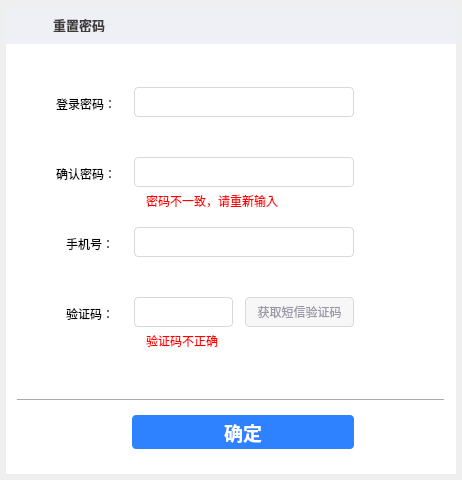
<?xml version="1.0" encoding="UTF-8"?>
<ui version="4.0">
 <class>resetDialog</class>
 <widget class="QDialog" name="resetDialog">
  <property name="geometry">
   <rect>
    <x>0</x>
    <y>0</y>
    <width>462</width>
    <height>480</height>
   </rect>
  </property>
  <property name="windowTitle">
   <string>Dialog</string>
  </property>
  <widget class="QWidget" name="widget" native="true">
   <property name="geometry">
    <rect>
     <x>6</x>
     <y>6</y>
     <width>450</width>
     <height>468</height>
    </rect>
   </property>
   <property name="styleSheet">
    <string notr="true">background-color:white;</string>
   </property>
   <widget class="QWidget" name="widget_2" native="true">
    <property name="geometry">
     <rect>
      <x>0</x>
      <y>0</y>
      <width>450</width>
      <height>38</height>
     </rect>
    </property>
    <property name="styleSheet">
     <string notr="true">background-color: rgb(238, 240, 245);</string>
    </property>
    <widget class="QLabel" name="icon">
     <property name="geometry">
      <rect>
       <x>15</x>
       <y>11</y>
       <width>23</width>
       <height>17</height>
      </rect>
     </property>
     <property name="styleSheet">
      <string notr="true">background-image: url(:/new/mainwindow/pictures/system_icon.png);</string>
     </property>
     <property name="text">
      <string/>
     </property>
    </widget>
    <widget class="QLabel" name="icon_words">
     <property name="geometry">
      <rect>
       <x>47</x>
       <y>12</y>
       <width>70</width>
       <height>14</height>
      </rect>
     </property>
     <property name="styleSheet">
      <string notr="true">font-size:13px;
font-weight:bold;
color:rgb(61,57,57);</string>
     </property>
     <property name="text">
      <string>重置密码</string>
     </property>
    </widget>
    <widget class="QPushButton" name="closeBtn">
     <property name="geometry">
      <rect>
       <x>425</x>
       <y>6</y>
       <width>14</width>
       <height>14</height>
      </rect>
     </property>
     <property name="focusPolicy">
      <enum>Qt::NoFocus</enum>
     </property>
     <property name="styleSheet">
      <string notr="true">background-image: url(:/new/mainwindow/pictures/delete_button.png);
border:none;</string>
     </property>
     <property name="text">
      <string/>
     </property>
     <property name="flat">
      <bool>true</bool>
     </property>
    </widget>
   </widget>
   <widget class="QLabel" name="userLable">
    <property name="geometry">
     <rect>
      <x>60</x>
      <y>230</y>
      <width>54</width>
      <height>15</height>
     </rect>
    </property>
    <property name="text">
     <string>手机号：</string>
    </property>
   </widget>
   <widget class="QLineEdit" name="userLineEdit">
    <property name="geometry">
     <rect>
      <x>128</x>
      <y>221</y>
      <width>220</width>
      <height>30</height>
     </rect>
    </property>
    <property name="styleSheet">
     <string notr="true">border:1px solid rgb(214,216,221);
border-radius:4px;</string>
    </property>
   </widget>
   <widget class="QLabel" name="passwordLabel">
    <property name="geometry">
     <rect>
      <x>50</x>
      <y>90</y>
      <width>66</width>
      <height>15</height>
     </rect>
    </property>
    <property name="text">
     <string>登录密码：</string>
    </property>
   </widget>
   <widget class="QLineEdit" name="passwordLineEdit">
    <property name="geometry">
     <rect>
      <x>128</x>
      <y>81</y>
      <width>220</width>
      <height>30</height>
     </rect>
    </property>
    <property name="styleSheet">
     <string notr="true">border:1px solid rgb(214,216,221);
border-radius:4px;</string>
    </property>
   </widget>
   <widget class="QLabel" name="passwordLabel_2">
    <property name="geometry">
     <rect>
      <x>50</x>
      <y>160</y>
      <width>66</width>
      <height>15</height>
     </rect>
    </property>
    <property name="text">
     <string>确认密码：</string>
    </property>
   </widget>
   <widget class="QLineEdit" name="passwordLineEdit_2">
    <property name="geometry">
     <rect>
      <x>128</x>
      <y>151</y>
      <width>220</width>
      <height>30</height>
     </rect>
    </property>
    <property name="styleSheet">
     <string notr="true">border:1px solid rgb(214,216,221);
border-radius:4px;</string>
    </property>
   </widget>
   <widget class="QLabel" name="codeLabel">
    <property name="geometry">
     <rect>
      <x>60</x>
      <y>300</y>
      <width>60</width>
      <height>15</height>
     </rect>
    </property>
    <property name="text">
     <string>验证码：</string>
    </property>
   </widget>
   <widget class="QLineEdit" name="code">
    <property name="geometry">
     <rect>
      <x>128</x>
      <y>291</y>
      <width>99</width>
      <height>30</height>
     </rect>
    </property>
    <property name="styleSheet">
     <string notr="true">border:1px solid rgb(214,216,221);
border-radius:4px;</string>
    </property>
   </widget>
   <widget class="QPushButton" name="confirmBtn">
    <property name="geometry">
     <rect>
      <x>126</x>
      <y>409</y>
      <width>222</width>
      <height>34</height>
     </rect>
    </property>
    <property name="styleSheet">
     <string notr="true">border-radius:4px;
background-color: rgb(46, 130, 255);
font-size:14pt;
font-weight:bold;
color:white;</string>
    </property>
    <property name="text">
     <string>确定</string>
    </property>
    <property name="flat">
     <bool>true</bool>
    </property>
   </widget>
   <widget class="QPushButton" name="codeBtn">
    <property name="geometry">
     <rect>
      <x>239</x>
      <y>291</y>
      <width>109</width>
      <height>30</height>
     </rect>
    </property>
    <property name="styleSheet">
     <string notr="true">background-color: rgb(247, 247, 247);
color:rgb(153,153,171);
border:1px solid rgb(214,216,221);
border-radius:4px;</string>
    </property>
    <property name="text">
     <string>获取短信验证码</string>
    </property>
    <property name="flat">
     <bool>true</bool>
    </property>
   </widget>
   <widget class="QLabel" name="userAlert">
    <property name="geometry">
     <rect>
      <x>140</x>
      <y>258</y>
      <width>200</width>
      <height>14</height>
     </rect>
    </property>
    <property name="styleSheet">
     <string notr="true">color:red;</string>
    </property>
    <property name="text">
     <string/>
    </property>
   </widget>
   <widget class="QLabel" name="passwordAlert">
    <property name="geometry">
     <rect>
      <x>140</x>
      <y>188</y>
      <width>200</width>
      <height>14</height>
     </rect>
    </property>
    <property name="styleSheet">
     <string notr="true">color:red;</string>
    </property>
    <property name="text">
     <string>密码不一致，请重新输入</string>
    </property>
   </widget>
   <widget class="QLabel" name="codeAlert">
    <property name="geometry">
     <rect>
      <x>140</x>
      <y>328</y>
      <width>200</width>
      <height>14</height>
     </rect>
    </property>
    <property name="styleSheet">
     <string notr="true">color:red;</string>
    </property>
    <property name="text">
     <string>验证码不正确</string>
    </property>
   </widget>
   <widget class="QFrame" name="line">
    <property name="geometry">
     <rect>
      <x>11</x>
      <y>393</y>
      <width>428</width>
      <height>1</height>
     </rect>
    </property>
    <property name="frameShape">
     <enum>QFrame::HLine</enum>
    </property>
    <property name="frameShadow">
     <enum>QFrame::Raised</enum>
    </property>
   </widget>
  </widget>
 </widget>
 <resources/>
 <connections/>
</ui>
